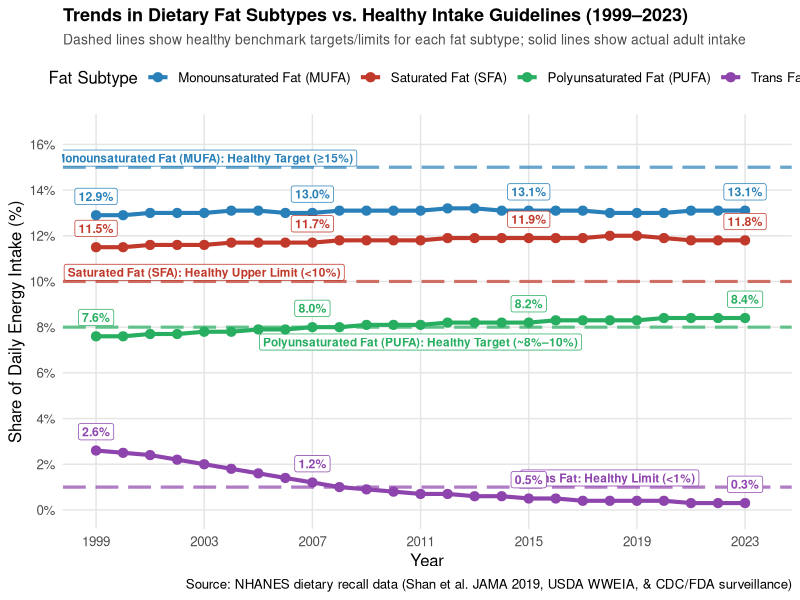

Write the R code that produced this figure.
## ---- chunk 1
#| fig-width: 10
#| fig-height: 6
library(tidyverse)

# Annualized dietary intake series (1999–2023) from NHANES, USDA WWEIA, and CDC/FDA surveillance
years <- 1999:2023

fat_annual <- tibble(
  year = rep(years, 4),
  fat_type = factor(
    rep(
      c(
        "Monounsaturated Fat (MUFA)",
        "Saturated Fat (SFA)",
        "Polyunsaturated Fat (PUFA)",
        "Trans Fat"
      ),
      each = 25
    ),
    levels = c(
      "Monounsaturated Fat (MUFA)",
      "Saturated Fat (SFA)",
      "Polyunsaturated Fat (PUFA)",
      "Trans Fat"
    )
  ),
  pct_energy = c(
    # MUFA: 12.9% in 1999 to 13.1% in 2023
    12.9, 12.9, 13.0, 13.0, 13.0, 13.1, 13.1, 13.0, 13.0, 13.1, 13.1, 13.1, 13.1,
    13.2, 13.2, 13.1, 13.1, 13.1, 13.1, 13.0, 13.0, 13.0, 13.1, 13.1, 13.1,
    # SFA: 11.5% in 1999 to 11.8% in 2023
    11.5, 11.5, 11.6, 11.6, 11.6, 11.7, 11.7, 11.7, 11.7, 11.8, 11.8, 11.8, 11.8,
    11.9, 11.9, 11.9, 11.9, 11.9, 11.9, 12.0, 12.0, 11.9, 11.8, 11.8, 11.8,
    # PUFA: 7.6% in 1999 to 8.4% in 2023
    7.6,  7.6,  7.7,  7.7,  7.8,  7.8,  7.9,  7.9,  8.0,  8.0,  8.1,  8.1,  8.1,
    8.2,  8.2,  8.2,  8.2,  8.3,  8.3,  8.3,  8.3,  8.4,  8.4,  8.4,  8.4,
    # Trans Fat: 2.6% in 1999 plunging to 0.3% in 2023
    2.6,  2.5,  2.4,  2.2,  2.0,  1.8,  1.6,  1.4,  1.2,  1.0,  0.9,  0.8,  0.7,
    0.7,  0.6,  0.6,  0.5,  0.5,  0.4,  0.4,  0.4,  0.4,  0.3,  0.3,  0.3
  )
)

key_pts <- fat_annual |>
  filter(year %in% c(1999, 2007, 2015, 2023))

# Healthy guideline benchmarks (AHA, Dietary Guidelines for Americans, & IOM AMDR)
targets <- tibble(
  fat_type = factor(
    c(
      "Monounsaturated Fat (MUFA)",
      "Saturated Fat (SFA)",
      "Polyunsaturated Fat (PUFA)",
      "Trans Fat"
    ),
    levels = c(
      "Monounsaturated Fat (MUFA)",
      "Saturated Fat (SFA)",
      "Polyunsaturated Fat (PUFA)",
      "Trans Fat"
    )
  ),
  target_val = c(15, 10, 8, 1),
  label = c(
    "Healthy Target (≥15%)",
    "Healthy Upper Limit (<10%)",
    "Healthy Target (~8%–10%)",
    "Healthy Limit (<1%)"
  ),
  x_pos = c(2003, 2003, 2011, 2018),
  y_offset = c(0.4, 0.4, -0.65, 0.4)
)

ggplot(fat_annual, aes(x = year, y = pct_energy, color = fat_type)) +
  # Guideline reference lines: more clearly visible (linewidth 1.1, alpha 0.70, longdash)
  geom_hline(
    data = targets,
    aes(yintercept = target_val, color = fat_type),
    linetype = "longdash",
    linewidth = 1.1,
    alpha = 0.70,
    show.legend = FALSE
  ) +
  # Clear benchmark labels
  geom_label(
    data = targets,
    aes(
      x = x_pos,
      y = target_val + y_offset,
      label = paste(fat_type, label, sep = ": "),
      color = fat_type
    ),
    size = 3.0,
    fontface = "bold",
    fill = "white",
    linewidth = 0.35,
    show.legend = FALSE
  ) +
  # Intake trend lines: bold and crisp
  geom_line(linewidth = 1.4) +
  geom_point(size = 2.8) +
  # Direct percentage labels at key milestone years
  geom_label(
    data = key_pts,
    aes(label = sprintf("%.1f%%", pct_energy)),
    vjust = -0.65,
    size = 3.1,
    fontface = "bold",
    fill = "white",
    linewidth = 0.3,
    show.legend = FALSE
  ) +
  scale_color_manual(
    values = c(
      "Monounsaturated Fat (MUFA)" = "#2980b9",
      "Saturated Fat (SFA)" = "#c0392b",
      "Polyunsaturated Fat (PUFA)" = "#27ae60",
      "Trans Fat" = "#8e44ad"
    )
  ) +
  scale_y_continuous(
    labels = \(x) paste0(x, "%"),
    limits = c(0, 16.5),
    breaks = seq(0, 16, by = 2)
  ) +
  scale_x_continuous(
    breaks = c(1999, 2003, 2007, 2011, 2015, 2019, 2023),
    limits = c(1999, 2023.5)
  ) +
  labs(
    title = "Trends in Dietary Fat Subtypes vs. Healthy Intake Guidelines (1999–2023)",
    subtitle = "Dashed lines show healthy benchmark targets/limits for each fat subtype; solid lines show actual adult intake",
    x = "Year",
    y = "Share of Daily Energy Intake (%)",
    color = "Fat Subtype",
    caption = "Source: NHANES dietary recall data (Shan et al. JAMA 2019, USDA WWEIA, & CDC/FDA surveillance)"
  ) +
  theme_minimal(base_size = 12) +
  theme(
    legend.position = "top",
    plot.title = element_text(face = "bold", size = 13),
    plot.subtitle = element_text(color = "gray30", size = 10),
    panel.grid.minor = element_blank(),
    panel.grid.major = element_line(color = "grey90", linewidth = 0.5)
  )
